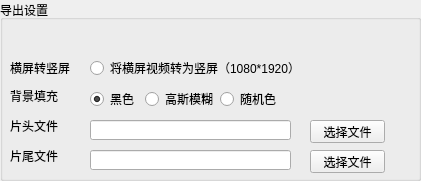
    <widget class="QGroupBox" name="groupBox_10">
     <property name="geometry">
      <rect>
       <x>440</x>
       <y>530</y>
       <width>421</width>
       <height>181</height>
      </rect>
     </property>
     <property name="title">
      <string>导出设置</string>
     </property>
     <widget class="QLabel" name="label_77">
      <property name="geometry">
       <rect>
        <x>10</x>
        <y>60</y>
        <width>71</width>
        <height>16</height>
       </rect>
      </property>
      <property name="text">
       <string>横屏转竖屏</string>
      </property>
     </widget>
     <widget class="QLabel" name="label_78">
      <property name="geometry">
       <rect>
        <x>10</x>
        <y>90</y>
        <width>54</width>
        <height>12</height>
       </rect>
      </property>
      <property name="text">
       <string>背景填充</string>
      </property>
     </widget>
     <widget class="QLabel" name="label_79">
      <property name="geometry">
       <rect>
        <x>10</x>
        <y>120</y>
        <width>54</width>
        <height>12</height>
       </rect>
      </property>
      <property name="text">
       <string>片头文件</string>
      </property>
     </widget>
     <widget class="QLabel" name="label_80">
      <property name="geometry">
       <rect>
        <x>10</x>
        <y>150</y>
        <width>54</width>
        <height>12</height>
       </rect>
      </property>
      <property name="text">
       <string>片尾文件</string>
      </property>
     </widget>
     <widget class="QRadioButton" name="radioButton_17">
      <property name="geometry">
       <rect>
        <x>90</x>
        <y>60</y>
        <width>221</width>
        <height>16</height>
       </rect>
      </property>
      <property name="text">
       <string>将横屏视频转为竖屏（1080*1920）</string>
      </property>
     </widget>
     <widget class="QWidget" name="layoutWidget_3">
      <property name="geometry">
       <rect>
        <x>90</x>
        <y>90</y>
        <width>191</width>
        <height>18</height>
       </rect>
      </property>
      <layout class="QHBoxLayout" name="horizontalLayout_3">
       <item>
        <widget class="QRadioButton" name="radioButton_18">
         <property name="text">
          <string>黑色</string>
         </property>
         <property name="checked">
          <bool>true</bool>
         </property>
        </widget>
       </item>
       <item>
        <widget class="QRadioButton" name="radioButton_19">
         <property name="text">
          <string>高斯模糊</string>
         </property>
        </widget>
       </item>
       <item>
        <widget class="QRadioButton" name="radioButton_20">
         <property name="text">
          <string>随机色</string>
         </property>
         <property name="checked">
          <bool>false</bool>
         </property>
        </widget>
       </item>
      </layout>
     </widget>
     <widget class="QLineEdit" name="lineEdit_38">
      <property name="geometry">
       <rect>
        <x>90</x>
        <y>120</y>
        <width>201</width>
        <height>20</height>
       </rect>
      </property>
      <property name="focusPolicy">
       <enum>Qt::NoFocus</enum>
      </property>
     </widget>
     <widget class="QLineEdit" name="lineEdit_39">
      <property name="geometry">
       <rect>
        <x>90</x>
        <y>150</y>
        <width>201</width>
        <height>20</height>
       </rect>
      </property>
      <property name="focusPolicy">
       <enum>Qt::NoFocus</enum>
      </property>
     </widget>
     <widget class="QPushButton" name="pushButton_21">
      <property name="geometry">
       <rect>
        <x>310</x>
        <y>120</y>
        <width>75</width>
        <height>23</height>
       </rect>
      </property>
      <property name="text">
       <string>选择文件</string>
      </property>
     </widget>
     <widget class="QPushButton" name="pushButton_22">
      <property name="geometry">
       <rect>
        <x>310</x>
        <y>150</y>
        <width>75</width>
        <height>23</height>
       </rect>
      </property>
      <property name="text">
       <string>选择文件</string>
      </property>
     </widget>
    </widget>
